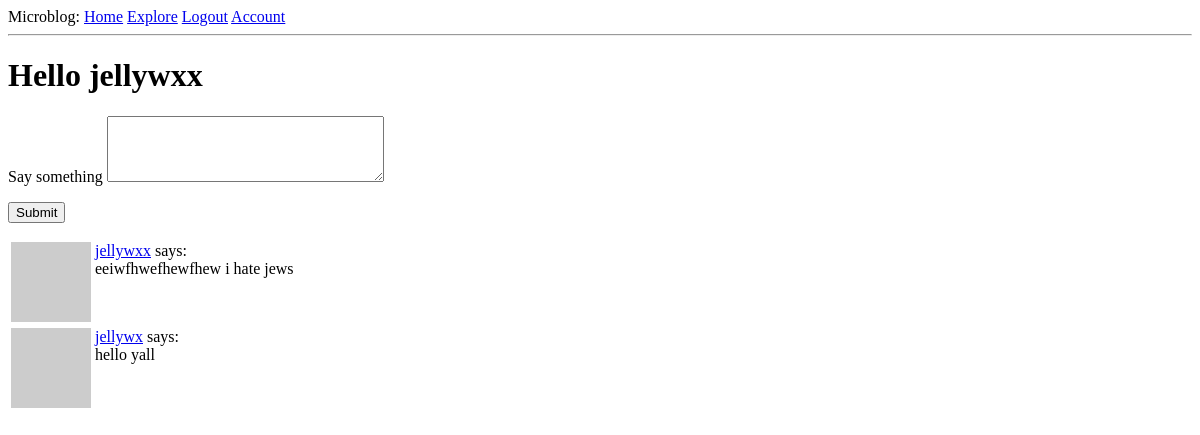
Before: /index (signed in) with the older database file.
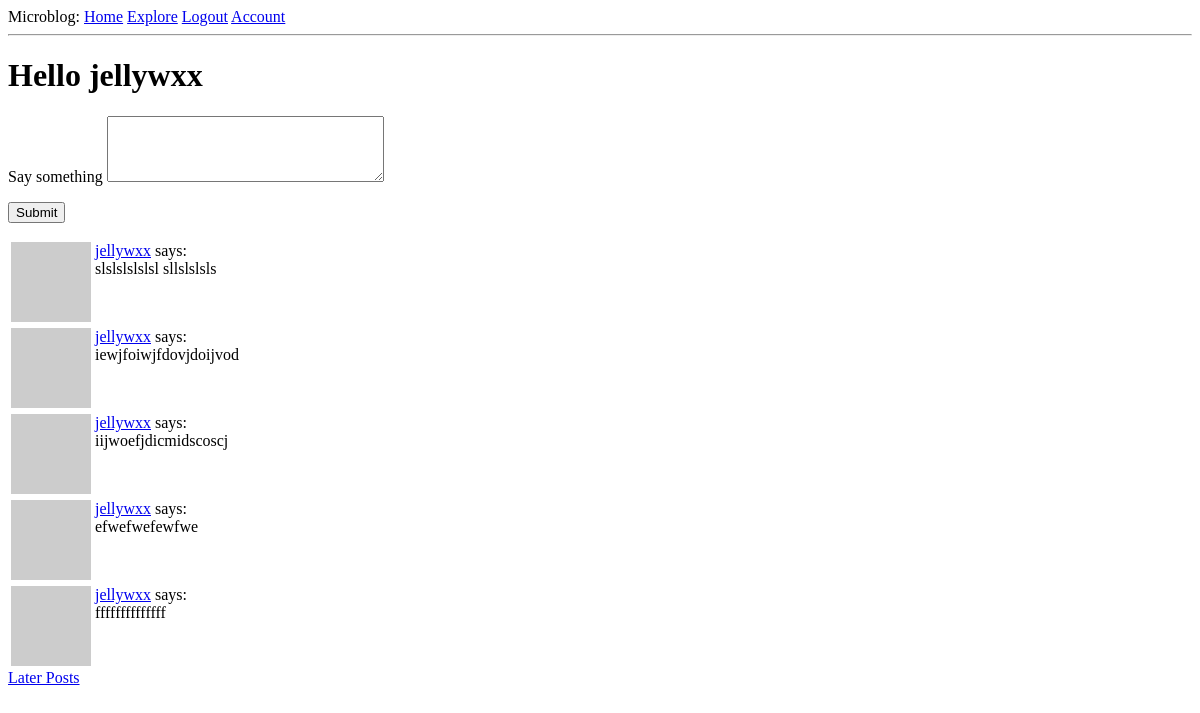
After: the same page with the newer database file.
### app/models.py (models this page shows, shortened)
class User(UserMixin, db.Model):
    id = db.Column(db.Integer, primary_key=True)
    username = db.Column(db.String(64), index=True, unique=True)
    email = db.Column(db.String(120), index=True, unique=True)
    password_hash = db.Column(db.String(128))
    about_me = db.Column(db.String(140))
    last_seen = db.Column(db.DateTime, default=datetime.utcnow)
    posts = db.relationship('Post', backref='author', lazy='dynamic')
    followed = db.relationship(
        'User', secondary=followers,
        primaryjoin=(followers.c.follower_id == id),
        secondaryjoin=(followers.c.followed_id == id),
        backref=db.backref('followers', lazy='dynamic'), lazy='dynamic'
    )
    def avatar(self, size=80):
        digest = md5(self.email.lower().encode('utf-8')).hexdigest()
        return 'https://www.gravatar.com/avatar/{}?d=identicon&s={}'.format(digest, size)
    def followed_posts(self):
        followed = Post.query.join(followers, (followers.c.followed_id == Post.user_id)).filter(followers.c.follower_id == self.id)
        own = Post.query.filter_by(user_id=self.id)
        return followed.union(own).order_by(Post.timestamp.desc())

class Post(db.Model):
    id = db.Column(db.Integer, primary_key=True)
    body = db.Column(db.String(140))
    timestamp = db.Column(db.DateTime, index=True, default=datetime.utcnow)
    user_id = db.Column(db.Integer, db.ForeignKey('user.id'))

### app/routes.py (the view)
@app.route('/', methods=['GET', 'POST'])
@app.route('/index', methods=['GET', 'POST'])
@login_required
def index():
    form = PostForm()
    if form.validate_on_submit():
        post = Post(body=form.post.data, author=current_user)
        db.session.add(post)
        db.session.commit()
        flash('Your post has been added.')
        return redirect(url_for('index'))
    page = request.args.get('page', 1, type=int)
    posts = current_user.followed_posts().paginate(page, app.config['POSTS_PER_PAGE'], False)
    next_url = url_for('index', page=posts.next_num) if posts.has_next else None
    prev_url = url_for('index', page=posts.prev_num) if posts.has_prev else None
    return render_template('index.html', title='Home', user=current_user, posts=posts.items, form=form, next_url=next_url, prev_url=prev_url)

### app/forms.py
class PostForm(FlaskForm):
    post = TextAreaField('Say something', validators=[DataRequired(), Length(min=1, max=140)])
    submit=SubmitField('Submit')

### app/models.py (called while the page is built)
@login.user_loader
def load_user(id):
    return User.query.get(int(id))

### app/routes.py (called while the page is built)
@app.before_request
def before_request():
    if current_user.is_authenticated:
        current_user.last_seen = datetime.utcnow()
        db.session.commit()

### app/templates/index.html (shortened to what this page needs)
{% extends "base.html" %}
{% block content %}
  <h1>Hello {{ user.username }}</h1>
  {% if form %}
  <form action="" method="POST">
    <p>
      {{ form.post.label }}
      {{ form.post(cols=32, rows=4) }}
    </p>
    <p>
      {{ form.submit() }}
    </p>
  </form>
  {% endif %}
  {% for post in posts %}
    {% include "_post.html" %}
  {% endfor %}
  {% if next_url %}
  <a href="{{ next_url }}">Later Posts</a>
  {% endif %}
{% endblock %}

### app/templates/base.html (shortened to what this page needs)
<html>
<head>
</head>
<body>
  <div>Microblog:
    <a href="{{ url_for('index') }}">Home</a>
    <a href="{{ url_for('explore') }}">Explore</a>
    {% if current_user.is_anonymous %}
    <a href=" {{ url_for('login') }}">Login</a>
    <a href=" {{ url_for('register') }}">Register</a>
    {% else %}
    <a href=" {{ url_for('logout') }}">Logout</a>
    <a href=" {{ url_for('user', username=current_user.username) }}">Account</a>
    {% endif %}
  </div>
  <hr>
  {% block content %}{% endblock %}
</body>
</html>

### app/templates/_post.html
<table>
  <tr valign="top">
    <td><img src="{{ post.author.avatar(36) }}"></td>
    <td><a href="{{ url_for('user', username=post.author.username )}}">{{ post.author.username }}</a> says:<br>{{ post.body }}</td>
  </tr>
</table>

Changed rows visible on the page:
no longer on this page (row unchanged): Post: author.username "jellywxx", body "eeiwfhwefhewfhew i hate jews"
no longer on this page (row unchanged): Post: author.username "jellywx", body "hello yall"
added Post: author.username "jellywxx", body "slslslslslsl sllslslsls"
added Post: author.username "jellywxx", body "iewjfoiwjfdovjdoijvod"
added Post: author.username "jellywxx", body "iijwoefjdicmidscoscj"
added Post: author.username "jellywxx", body "efwefwefewfwe"
added Post: author.username "jellywxx", body "ffffffffffffff"
Other visible differences:
text now shown: "Later Posts"
